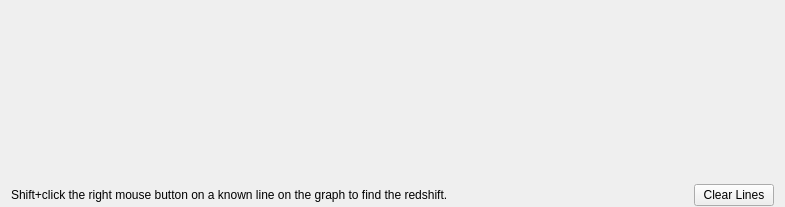
<?xml version="1.0" encoding="UTF-8"?>
<ui version="4.0">
 <class>LineOverlaysTabClass</class>
 <widget class="QWidget" name="LineOverlaysTabClass">
  <property name="geometry">
   <rect>
    <x>0</x>
    <y>0</y>
    <width>785</width>
    <height>207</height>
   </rect>
  </property>
  <property name="minimumSize">
   <size>
    <width>500</width>
    <height>175</height>
   </size>
  </property>
  <property name="windowTitle">
   <string>LineOverlaysTab</string>
  </property>
  <layout class="QVBoxLayout" name="verticalLayout">
   <property name="topMargin">
    <number>1</number>
   </property>
   <property name="bottomMargin">
    <number>1</number>
   </property>
   <item>
    <widget class="QWidget" name="searchWidgetHolder" native="true">
     <property name="sizePolicy">
      <sizepolicy hsizetype="Expanding" vsizetype="Expanding">
       <horstretch>0</horstretch>
       <verstretch>0</verstretch>
      </sizepolicy>
     </property>
     <property name="minimumSize">
      <size>
       <width>500</width>
       <height>150</height>
      </size>
     </property>
    </widget>
   </item>
   <item>
    <layout class="QHBoxLayout" name="horizontalLayout">
     <item>
      <widget class="QLabel" name="label">
       <property name="text">
        <string>&lt;!DOCTYPE HTML PUBLIC &quot;-//W3C//DTD HTML 4.0//EN&quot; &quot;http://www.w3.org/TR/REC-html40/strict.dtd&quot;&gt;
&lt;html&gt;&lt;head&gt;&lt;meta name=&quot;qrichtext&quot; content=&quot;1&quot; /&gt;&lt;style type=&quot;text/css&quot;&gt;
p, li { white-space: pre-wrap; }
&lt;/style&gt;&lt;/head&gt;&lt;body style=&quot; font-family:'Sans Serif'; font-size:9pt; font-weight:400; font-style:normal;&quot;&gt;
&lt;table border=&quot;0&quot; style=&quot;-qt-table-type: root; margin-top:4px; margin-bottom:4px; margin-left:4px; margin-right:4px;&quot;&gt;
&lt;tr&gt;
&lt;td style=&quot;border: none;&quot;&gt;
&lt;p style=&quot; margin-top:0px; margin-bottom:0px; margin-left:0px; margin-right:0px; -qt-block-indent:0; text-indent:0px;&quot;&gt;&lt;span style=&quot; color:#000000;&quot;&gt;Shift+click the right mouse button on a known line on the graph to find the redshift.&lt;/span&gt;&lt;/p&gt;&lt;/td&gt;&lt;/tr&gt;&lt;/table&gt;&lt;/body&gt;&lt;/html&gt;</string>
       </property>
      </widget>
     </item>
     <item>
      <spacer name="horizontalSpacer">
       <property name="orientation">
        <enum>Qt::Horizontal</enum>
       </property>
       <property name="sizeHint" stdset="0">
        <size>
         <width>40</width>
         <height>20</height>
        </size>
       </property>
      </spacer>
     </item>
     <item>
      <widget class="QPushButton" name="clearLinesButton">
       <property name="text">
        <string>Clear Lines</string>
       </property>
      </widget>
     </item>
    </layout>
   </item>
  </layout>
 </widget>
 <layoutdefault spacing="6" margin="11"/>
 <resources/>
 <connections/>
</ui>
